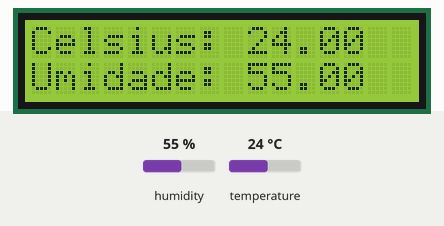
The program below on a simulated Arduino Uno, built with avr-gcc and run on an emulated ATmega328P. Shown: 16×2 character LCD. The test bench sets the inputs (shaded band); at power-on: humidity 55 %, temperature 24 °C.

Above: at 1.7 s.
1.8 s: humidity set to 22 %
At 4.1 s:
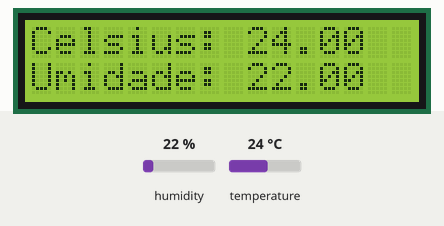
4.7 s: temperature set to 12 °C
At 6.2 s:
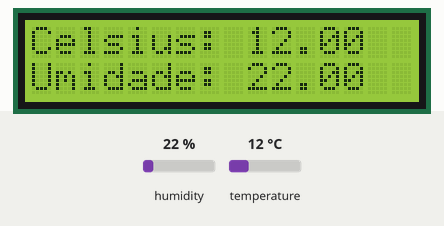
7.6 s: humidity set to 40 %
At 10.4 s:
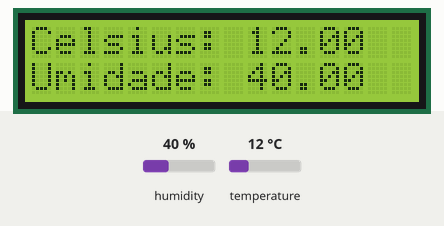
10.7 s: temperature set to 19 °C
At 12.7 s:
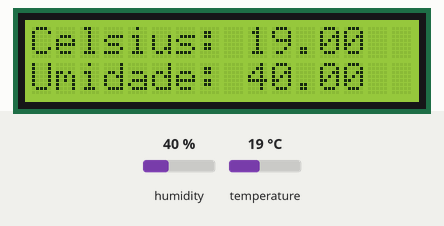
Timing chart, 0 to 14.2 s (numbered marks = the images above; inputs shaded):
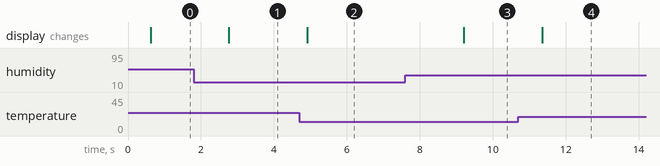

The program:

main.cpp
```cpp
#include <Arduino.h>
#include <Adafruit_Sensor.h>
#include <DHT.h>
#define TYPE DHT11
//LCD SETUP
#include <Wire.h>
#include <LCD_I2C.h>
LCD_I2C lcd(0x27, 16, 2);

//DHT SETUP
int sensorPin = 2;
DHT HT(sensorPin, TYPE);
float humidity;
float tempC;

int dt = 500;
void setup() {
  //inicialização dos objetos e monitor
  Serial.begin(9600);
  lcd.begin();
  lcd.backlight();
  HT.begin();
  delay(dt);
}

void loop() {
  lcd.clear();
  humidity = HT.readHumidity();
  tempC = HT.readTemperature();
  lcd.setCursor(0, 0);
  lcd.print("Celsius: ");
  lcd.print(tempC);
  lcd.setCursor(0, 1);
  lcd.print("Umidade: ");
  lcd.print(humidity);
  delay(dt);

}
```

Measured:
- after the input at 1.8 s, the display: changes after 0.97 s (image 1)
- after the input at 4.7 s, the display: changes after 0.21 s (image 2)
- after the input at 7.6 s, the display: changes after 1.6 s (image 3)
- after the input at 10.7 s, the display: changes after 0.66 s (image 4)
